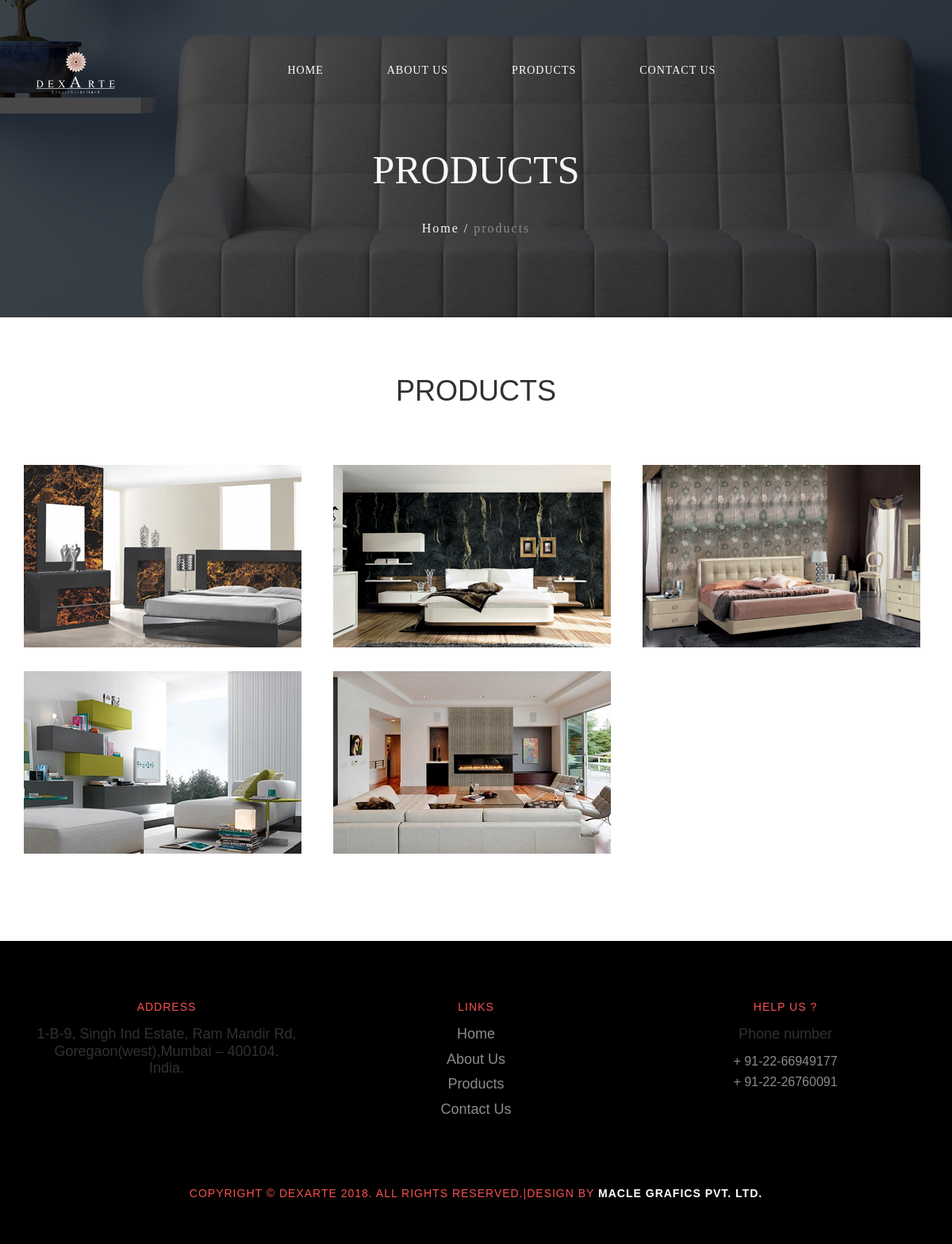
/website/products.php, run on the app's committed database.
### tables this page shows
CREATE TABLE `packages_category` (
  `id` int(11) NOT NULL,
  `date_created` datetime NOT NULL,
  `date_updated` datetime NOT NULL,
  `packages_category_name` varchar(255) NOT NULL,
  `description` text NOT NULL,
  `packages_category_image` varchar(225) NOT NULL,
  `deleted` tinyint(4) NOT NULL DEFAULT '0' COMMENT '0 = active ,1 = inactive'
);

### admin/clasess/home.class.php (called while the page is built, shortened)
<?php
	class home extends database {
			function getProductcategory(){
			  $query = "select * from packages_category";
			  $result = mysql_query($query);
			  if($result){
				$data = array();
				while($row=mysql_fetch_assoc($result)){
					$row['packages_category_image'] = $row['packages_category_image'] !==""? $this->Check_exists_img($row['packages_category_image'],"packages_category") : "img/avatar5.png";
					array_push($data,$row);
				 }
				 return $data;
			  }else{
				die("error in mysql query" . mysql_error());
			  }
			}
		function Check_exists_img($img,$folder){
			if(file_exists("../admin/uploads/$folder/$img")){
				$fileName = "../admin/uploads/$folder/$img";
			}else{
				$fileName = "../admin/dist/img/avatar5.png";
			}
			 return $fileName;
		}
	}

### website/products.php (the view, shortened to what this page needs)
<?php
	include("header.php");
	require "../admin/clasess/home.class.php";
	$homeObj = new home();
?>
  <div class="container">
    <div class="row">
      <div class="col-md-12 page-info text-center">
        <h1 class="header-page-title">PRODUCTS</h1>
        <p class="breadcrumbs">Home  / <span>products</span></p>
      </div>
    </div>
  </div>
</div>
<div class="portfolio-filter-page pb-80">
  <div class="container">
    <div class="row">
      <div class="col-md-12 text-center">
        <div class="portfolioFilter pt-70 pb-60">
          <h1>PRODUCTS</h1>
        </div>
      </div>
      <div class="col-lg-12 col-md-12 col-sm-12 col-xs-12">
        <div class="row">
          <div class="project-gallery portfolioContainer isotope">
			<?php $getTestimonial_detail = $homeObj->getProductcategory();
				foreach($getTestimonial_detail as $getTestimonial_detail_arr){
				?>
            <div class="col-lg-4 col-md-4 col-sm-6 col-xs-12">
              <div class="gallery-2">
                <a href="product-list.php?id=<?php echo $getTestimonial_detail_arr['id'];?>">
					<img src="<?php echo $getTestimonial_detail_arr['packages_category_image'];?>" class="img-responsive" alt="" />
				</a>
              </div>
            </div>
			<?php } ?>
          </div>
        </div>
      </div>
    </div>
  </div>
</div>
<?php
	include("footer.php");
?>

### website/assests/css/grid.css (style rules this page uses)
.pb-60 { padding-bottom: 60px; }
.pb-80 { padding-bottom: 80px; }
.pt-70 { padding-top: 70px; }

### data on the page
packages_category: shows a picture
packages_category: shows a picture
packages_category: shows a picture
packages_category: shows a picture
packages_category: shows a picture
